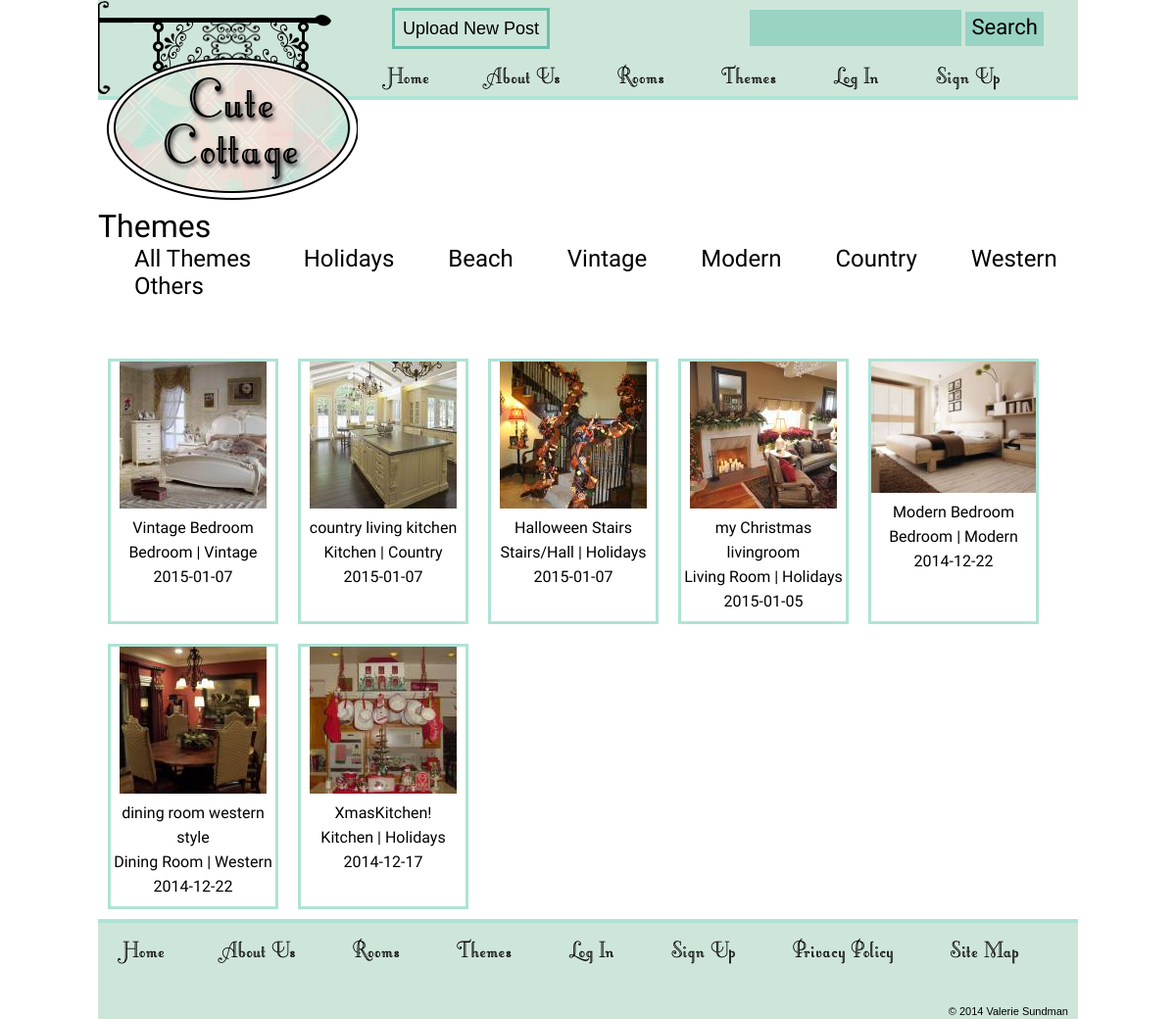
Screenshot of /themes.php with the database file from the repository.
### tables this page shows
CREATE TABLE IF NOT EXISTS `themes` (
  `theme_id` smallint(6) NOT NULL AUTO_INCREMENT,
  `name` varchar(25) NOT NULL,
  PRIMARY KEY (`theme_id`)
);

CREATE TABLE IF NOT EXISTS `posts` (
  `post_id` smallint(6) NOT NULL AUTO_INCREMENT,
  `title` varchar(40) NOT NULL,
  `user_id` smallint(6) NOT NULL,
  `description` varchar(250) NOT NULL,
  `date` date NOT NULL,
  `theme_id` smallint(6) NOT NULL,
  `room_id` smallint(6) NOT NULL,
  `weeklydecor` tinyint(1) NOT NULL,
  `image_key` varchar(40) NOT NULL,
  PRIMARY KEY (`post_id`)
);

CREATE TABLE IF NOT EXISTS `rooms` (
  `room_id` smallint(6) NOT NULL AUTO_INCREMENT,
  `name` varchar(25) NOT NULL,
  PRIMARY KEY (`room_id`)
);

### includes/functions.php (called while the page is built, shortened)
		<?php
function uploaded_image_path($key, $size_name = 'thumb_img', $is_path = true){
	if($is_path){
		return SITE_PATH . 'uploads/' .$key . '_' . $size_name . '.jpg';
	}else{
		return SITE_URL . 'uploads/' .$key . '_' . $size_name . '.jpg';
	}
}

### themes.php (the view, shortened to what this page needs)
<?php require('includes/header.php');
$post_id = $_GET['theme_id'];
?>
		<main id="content">
	<?php
		$query = "SELECT * FROM themes";
		$result = $db->query($query);
		if($result->num_rows >= 1){
	 ?>
		<h2>Themes</h2>
		<ul id="roomlist">
			<li><a href="themes.php">All Themes</a></li>
		<?php
			while( $row = $result->fetch_assoc() ){ ?>
				<li>
					<a href="themes.php?theme_id=<?php echo $row['theme_id'];?>">
						<?php echo $row['name'] ?>
					</a>
				</li>
			<?php }
					?>
		</ul>
	<?php } ?>
<?php
	if( $post_id > 0 ){
		$query = "SELECT posts.post_id, posts.date, posts.title, posts.image_key, themes.name AS theme, rooms.name AS room, users.user_id
					  FROM posts, themes, rooms, users
					  WHERE users.user_id = posts.user_id
					  AND posts.theme_id = themes.theme_id
					  AND posts.room_id = rooms.room_id
					  AND posts.theme_id = $post_id /*this is where it matches*/
					  ORDER BY posts.date DESC
					  ";
		$result = $db->query( $query );
		if( $result->num_rows >= 1 ){
			while( $row = $result->fetch_assoc() ){
		?>
		<section id="newest">
					<figure class="post">
						<a href="single_post.php?post_id=<?php echo $row['post_id'];?>">
							<div class="uploadfeed">
								 <img src="<?php echo uploaded_image_path( $row['image_key'], 'thumb_img', false); ?>">
								 <br>
								 <?php echo $row['title'] ?> <br>
								 <?php echo $row['room'] ?> |
								 <?php echo $row['theme'] ?> <br>
								 <?php echo $row['date'] ?>
	 						</div>
 						</a>
					</figure>
		</section>
		<?php }
			}
			elseif($result->num_rows == 0){
				echo 'Sorry, no posts to show';
			}
		}
			else{
		 ?>
<?php
		$query = "SELECT posts.post_id, posts.date, posts.title, posts.image_key, themes.name AS theme, rooms.name AS room
					  FROM posts, themes, rooms, users
					  WHERE users.user_id = posts.user_id
					  AND posts.theme_id = themes.theme_id
					  AND posts.room_id = rooms.room_id
					  ORDER BY posts.date DESC
					  ";
		$result = $db->query( $query );
		if( $result->num_rows >= 1 ){
			while( $row = $result->fetch_assoc() ){
		?>
	<section id="rooms">
		<figure class="post">
			<a href="single_post.php?post_id=<?php echo $row['post_id'];?>">
				<div class="uploadfeed">
					<img src="<?php echo uploaded_image_path( $row['image_key'], 'thumb_img', false); ?>">
					 <br>
					 <?php echo $row['title'] ?> <br>
					 <?php echo $row['room'] ?> |
					 <?php echo $row['theme'] ?> <br>
					 <?php echo $row['date'] ?>
					</div>
				</a>
		</figure>
	</section>
		</main>
<?php  }
			}
		}
include('includes/footer.php');
		 ?>

### css/style.css (style rules this page uses)
body { margin: 0 auto; font-family: sans-serif; max-width: 1000px; }
a { text-decoration: none; color: #000; }
#content h2, #content h3 { font-family: 'News Cycle', sans-serif; font-size: 32px; font-weight: normal; margin: 0; padding: 0; }
#content ul#roomlist li { display: inline; padding: 12px; margin-left: 25px; font-family: 'Open Sans Condensed'; font-size: 24px; font-weight: normal; }
#content ul#roomlist { display: block; margin-bottom: 50px; }
#content li { list-style-type: none; margin-bottom: 2px; font-weight: bold; }
.post { padding: 10px; margin: 0; background-color: #FFF; }
img { max-height: 100%; max-width: 100%; }
figure.post { color: #000; position: relative; background-color: transparent; display: inline; float: left; }
div.uploadfeed { height: 100%; min-height: 265px; width: 168px; border: 3px solid #afe3d6; text-align: center; line-height: 25px; font-family: 'Open Sans Condensed'; }
ul { padding: 0; margin: 0; }

### rows the page displays
themes: name "Holidays"
themes: name "Beach"
themes: name "Vintage"
themes: name "Modern"
themes: name "Country"
themes: name "Western"
themes: name "Others"
posts: image_key (picture), title "Vintage Bedroom", room.name "Bedroom", theme.name "Vintage", date "2015-01-07"
posts: image_key (picture), title "country living kitchen", room.name "Kitchen", theme.name "Country", date "2015-01-07"
posts: image_key (picture), title "Halloween Stairs", room.name "Stairs/Hall", theme.name "Holidays", date "2015-01-07"
posts: image_key (picture), title "my Christmas livingroom", room.name "Living Room", theme.name "Holidays", date "2015-01-05"
posts: image_key (picture), title "Modern Bedroom", room.name "Bedroom", theme.name "Modern", date "2014-12-22"
posts: image_key (picture), title "dining room western style", room.name "Dining Room", theme.name "Western", date "2014-12-22"
posts: image_key (picture), title "XmasKitchen!", room.name "Kitchen", theme.name "Holidays", date "2014-12-17"
